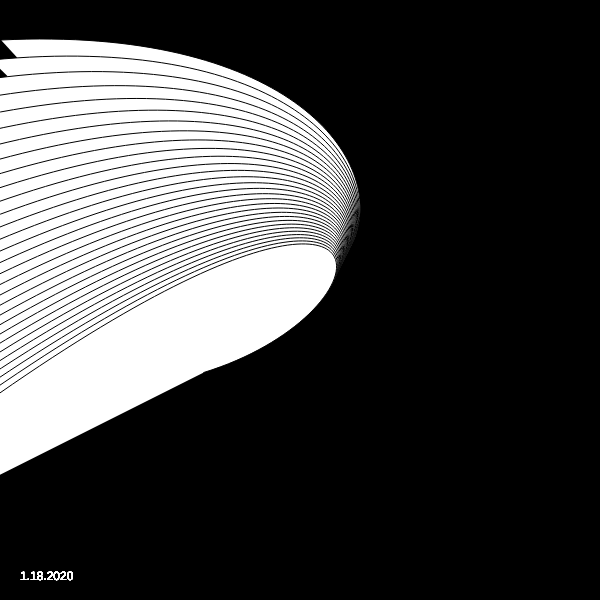
Frame 1 (no input)
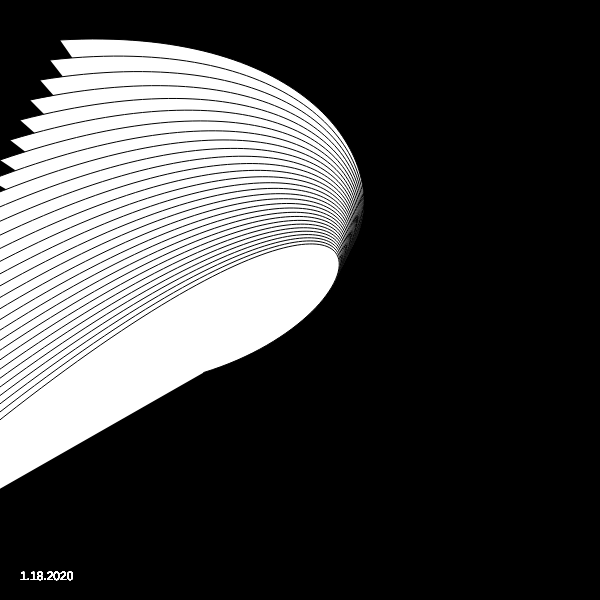
Frame 60 (no input)
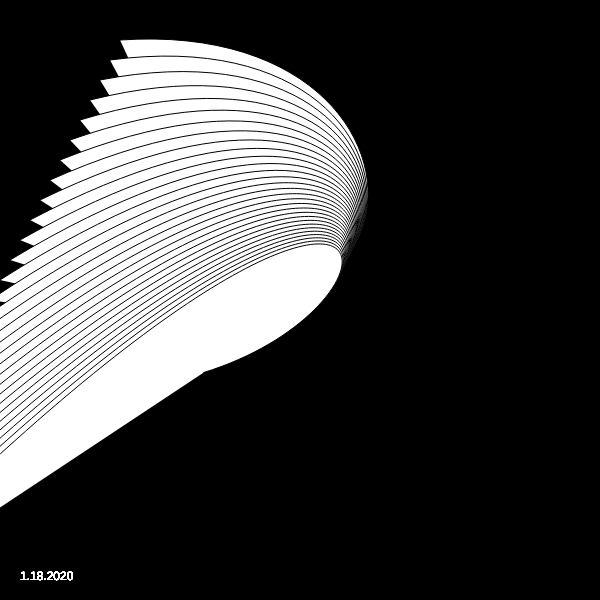
Frame 120 (the mouse pressed at the canvas centre since frame 60)

The p5.js sketch that drew these frames (run headless with seeded random() and noise() and a simulated clock; from frame 60 on, the mouse is pressed at the canvas centre):

// p5.js sketch
// ── sketch.js

//forked from https://editor.p5js.org/wvnl/sketches 

function setup() {
  createCanvas(600, 600);
}
var timer = 0;

function draw() {
  timer +=1;
  background(0);
  for (let i = 0; i < 600; i += 20) {
    bezier(
      timer - i / 2.0,
      40 + i,
      410,
      20,
      440,
      300,
      240 - i / 16.0,
      300 + i / 8.0
    );
  if(timer == 1000){
    timer = 0;
  }
  fill(255);
  text("1.18.2020", 20, height - 20); 
}
}
